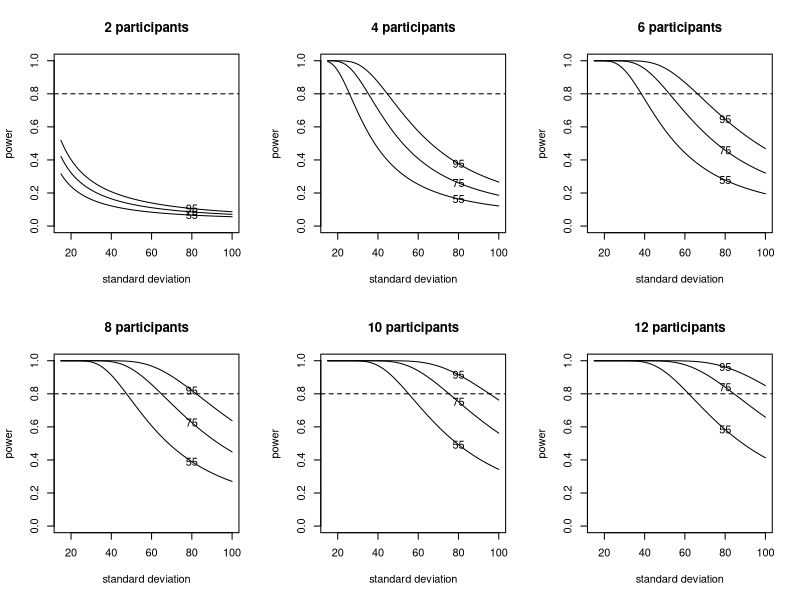
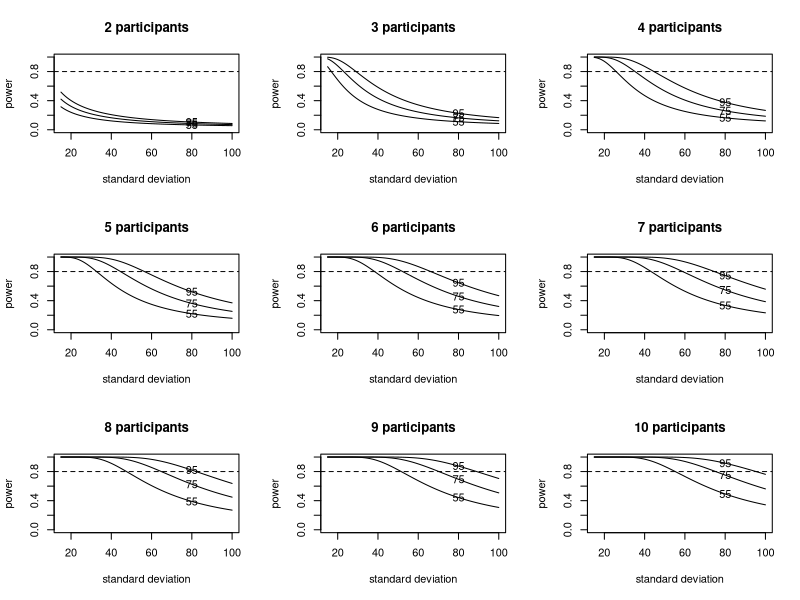
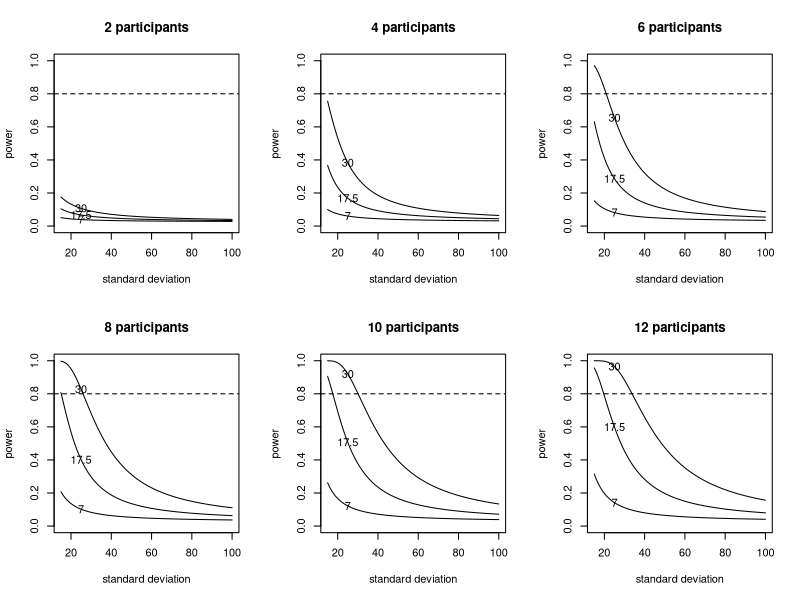
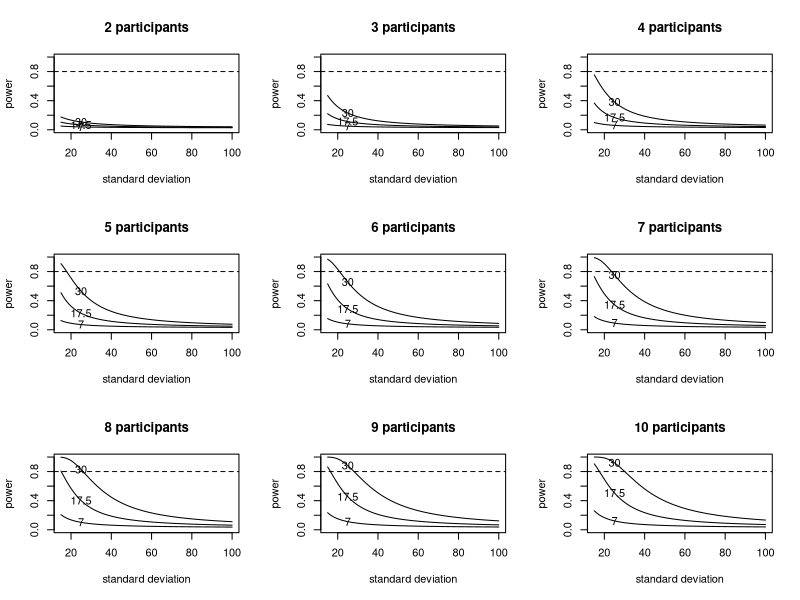

These charts were generated, in order, by the following R code:
## ---- chunk 1
knitr::opts_chunk$set(echo = TRUE)
## ---- chunk 2
plotpower <- function(nsubj = 20, stddevquantiles = NULL, posteriorquantiles = NULL, posteriormeans = NULL, mytitle = NULL, textpos = 50) {
  sds <- seq(
    round(stddevquantiles[1]),
    round(stddevquantiles[2]),
    by = 1
  )

  powervals_upper <- rep(NA, length(sds))

  for (i in 1:length(sds)) {
    s <- sds[i]
    powervals_upper[i] <- power.t.test(
      delta = posteriorquantiles[3],
      n = nsubj,
      sd = s,
      type = "one.sample",
      alternative = "two.sided"
    )$power
  }

  powervals_mean <- rep(NA, length(sds))

  for (i in 1:length(sds)) {
    s <- sds[i]
    powervals_mean[i] <- power.t.test(
      delta = posteriormeans,
      n = nsubj,
      sd = s,
      type = "one.sample",
      alternative = "two.sided"
    )$power
  }

  powervals_lower <- rep(NA, length(sds))

  for (i in 1:length(sds)) {
    s <- sds[i]
    powervals_lower[i] <-
      power.t.test(
        delta = posteriorquantiles[1],
        n = nsubj,
        sd = s,
        type = "one.sample",
        alternative = "two.sided"
      )$power
  }

  plot(
    sds,
    powervals_upper,
    ylim = c(0, 1),
    type = "l",
    lty = 1,
    xlab = "standard deviation",
    ylab = "power",
    main = paste(nsubj, "participants", sep = " ")
  )
  
  abline(a = 0.8, b = 0, lty = 2)
  
  text(textpos, powervals_upper[which(sds == textpos)], as.character(posteriorquantiles[3]))
  
  lines(sds, powervals_mean, lty = 1)
  text(textpos, powervals_mean[which(sds == textpos)], as.character(posteriormeans))

  lines(sds, powervals_lower, lty = 1)
  text(textpos, powervals_lower[which(sds == textpos)], as.character(posteriorquantiles[1]))
}
## ---- chunk 3
subjects <- seq(2, 12, by = 2)
rows <- 2
cols <- 3
op <- par(mfrow = c(rows, cols))

for (nsubj in subjects) {
  plotpower(
    nsubj = nsubj,
    stddevquantiles = c(15, 100),
    posteriorquantiles = c(55, 75, 95),
    posteriormeans = 75,
    mytitle = paste(nsubj, "participants", sep = " "),
    textpos = 80
  )
}
par(op)
## ---- chunk 4
subjects <- seq(2, 10, by = 1)
rows <- 3
cols <- 3
op <- par(mfrow = c(rows, cols))

for (nsubj in subjects) {
  plotpower(
    nsubj = nsubj,
    stddevquantiles = c(15, 100),
    posteriorquantiles = c(55, 75, 95),
    posteriormeans = 75,
    mytitle = paste(nsubj, "participants", sep = " "),
    textpos = 80
  )
}
par(op)
## ---- chunk 5
subjects <- seq(2, 12, by = 2)
rows <- 2
cols <- 3
op <- par(mfrow = c(rows, cols))

for (nsubj in subjects) {
  plotpower(
    nsubj = nsubj,
    stddevquantiles = c(15, 100),
    posteriorquantiles = c(7, 17.5, 30),
    posteriormeans = 17.5,
    mytitle = paste(nsubj, "participants", sep = " "),
    textpos = 25
  )
}

par(op)
## ---- chunk 6
subjects <- seq(2, 10, by = 1)
rows <- 3
cols <- 3
op <- par(mfrow = c(rows, cols))

for (nsubj in subjects) {
  plotpower(
    nsubj = nsubj,
    stddevquantiles = c(15, 100),
    posteriorquantiles = c(7, 17.5, 30),
    posteriormeans = 17.5,
    mytitle = paste(nsubj, "participants", sep = " "),
    textpos = 25
  )
}

par(op)
